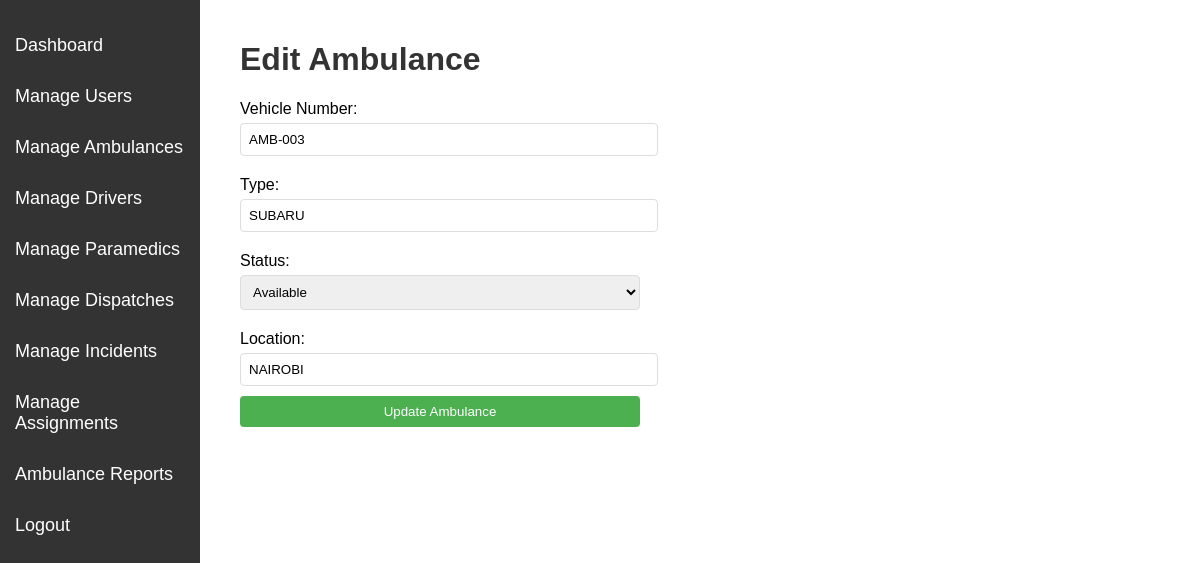
The app's page /admin/edit_ambulance.php?id=4 (signed in) with its own data.
### tables this page shows
CREATE TABLE `ambulances` (
  `id` int(11) NOT NULL,
  `vehicle_number` varchar(20) NOT NULL,
  `type` varchar(50) NOT NULL,
  `status` enum('AVAILABLE','DISPATCHED','MAINTENANCE') DEFAULT 'AVAILABLE',
  `location` varchar(100) DEFAULT NULL,
  `last_updated` timestamp NOT NULL DEFAULT current_timestamp()
);

### admin/edit_ambulance.php (the view, shortened to what this page needs)
<?php
include '../includes/db_connect.php';
$ambulance_id = isset($_GET['id']) ? (int)$_GET['id'] : 0;
$query = "SELECT * FROM ambulances WHERE id = $ambulance_id";
$result = mysqli_query($conn, $query);
$ambulance = mysqli_fetch_assoc($result);
?>
<!DOCTYPE html>
<html lang="en">
<head>
</head>
<body>
    <div class="sidebar">
        <a href="dashboard.php">Dashboard</a>
        <a href="users.php">Manage Users</a>
        <a href="ambulances.php">Manage Ambulances</a>
        <a href="drivers.php">Manage Drivers</a>
        <a href="paramedics.php">Manage Paramedics</a>
        <a href="dispatches.php">Manage Dispatches</a>
        <a href="incidents.php">Manage Incidents</a>
        <a href="assignments.php">Manage Assignments</a>
        <a href="reports.php">Ambulance Reports</a>
        <a href="../logout.php">Logout</a>
    </div>
    <div class="content">
        <h1>Edit Ambulance</h1>
        <form method="POST" action="">
            <label for="vehicle_number">Vehicle Number:</label>
            <input type="text" id="vehicle_number" name="vehicle_number" value="<?php echo htmlspecialchars($ambulance['vehicle_number']); ?>" required>
            <label for="type">Type:</label>
            <input type="text" id="type" name="type" value="<?php echo htmlspecialchars($ambulance['type']); ?>" required>
            <label for="status">Status:</label>
            <select id="status" name="status" required>
                <option value="AVAILABLE" <?php if ($ambulance['status'] === 'AVAILABLE') echo 'selected'; ?>>Available</option>
            </select>
            <label for="location">Location:</label>
            <input type="text" id="location" name="location" value="<?php echo htmlspecialchars($ambulance['location']); ?>" required>
            <input type="submit" value="Update Ambulance">
        </form>
    </div>
</body>
</html>

### admin/edit_ambulance.php (style rules this page uses)
body { font-family: Arial, sans-serif; margin: 0; padding: 0; }
.sidebar { width: 200px; height: 100%; position: fixed; top: 0; left: 0; background-color: #333; padding-top: 20px; }
.sidebar a { padding: 15px; text-decoration: none; font-size: 18px; color: white; display: block; }
.content { margin-left: 220px; padding: 20px; }
h1 { color: #333; }
form { max-width: 400px; }
label { display: block; margin: 10px 0 5px; }
input, select { width: 100%; padding: 8px; margin-bottom: 10px; border: 1px solid #ddd; border-radius: 4px; }
input[type="submit"] { background-color: #4CAF50; color: white; border: none; cursor: pointer; }

### records on screen
ambulances: vehicle_number "AMB-003", type "SUBARU", status "Available", location "NAIROBI"
